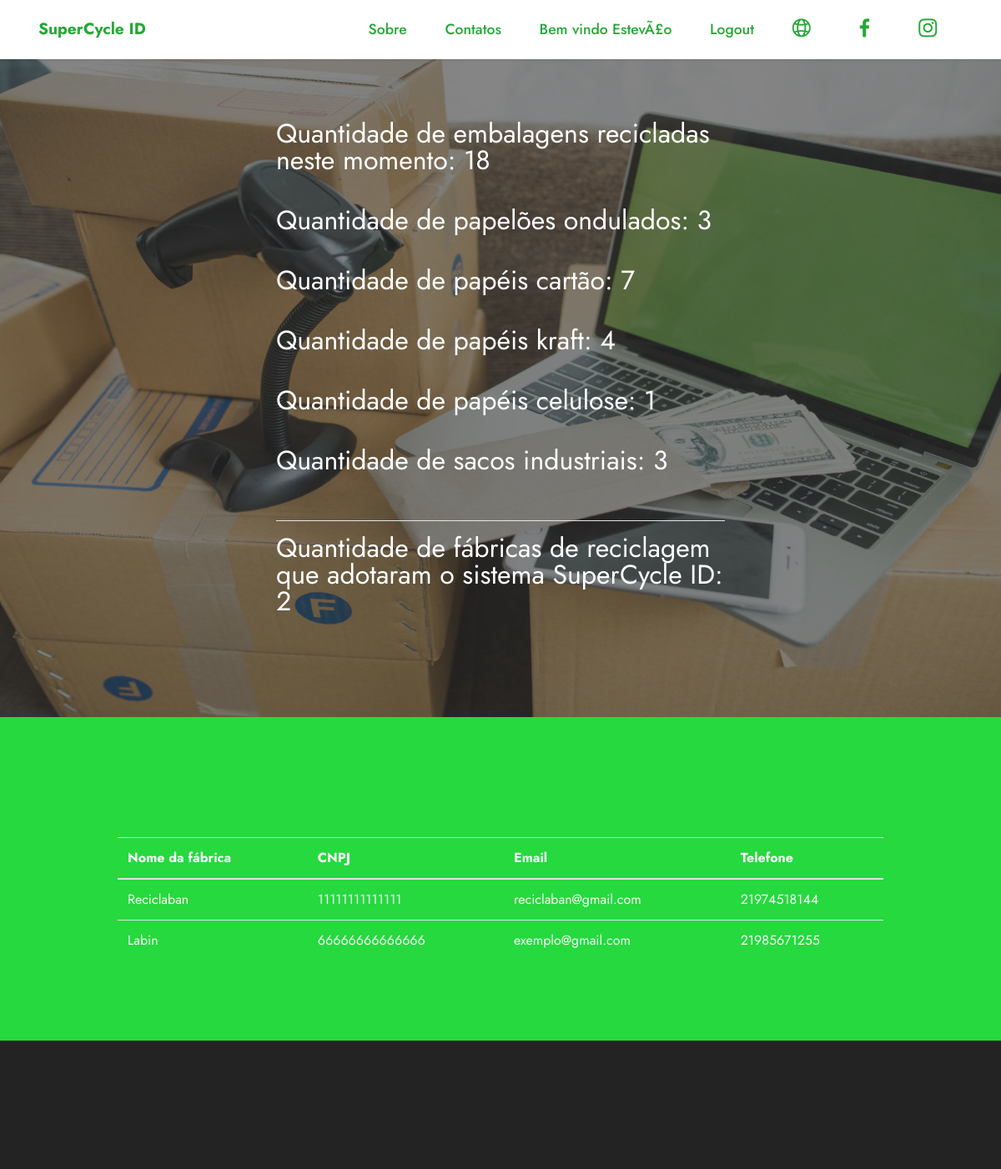
/painelAdmKlabin.php (signed in, upper part), run on an earlier commit of the app's database.
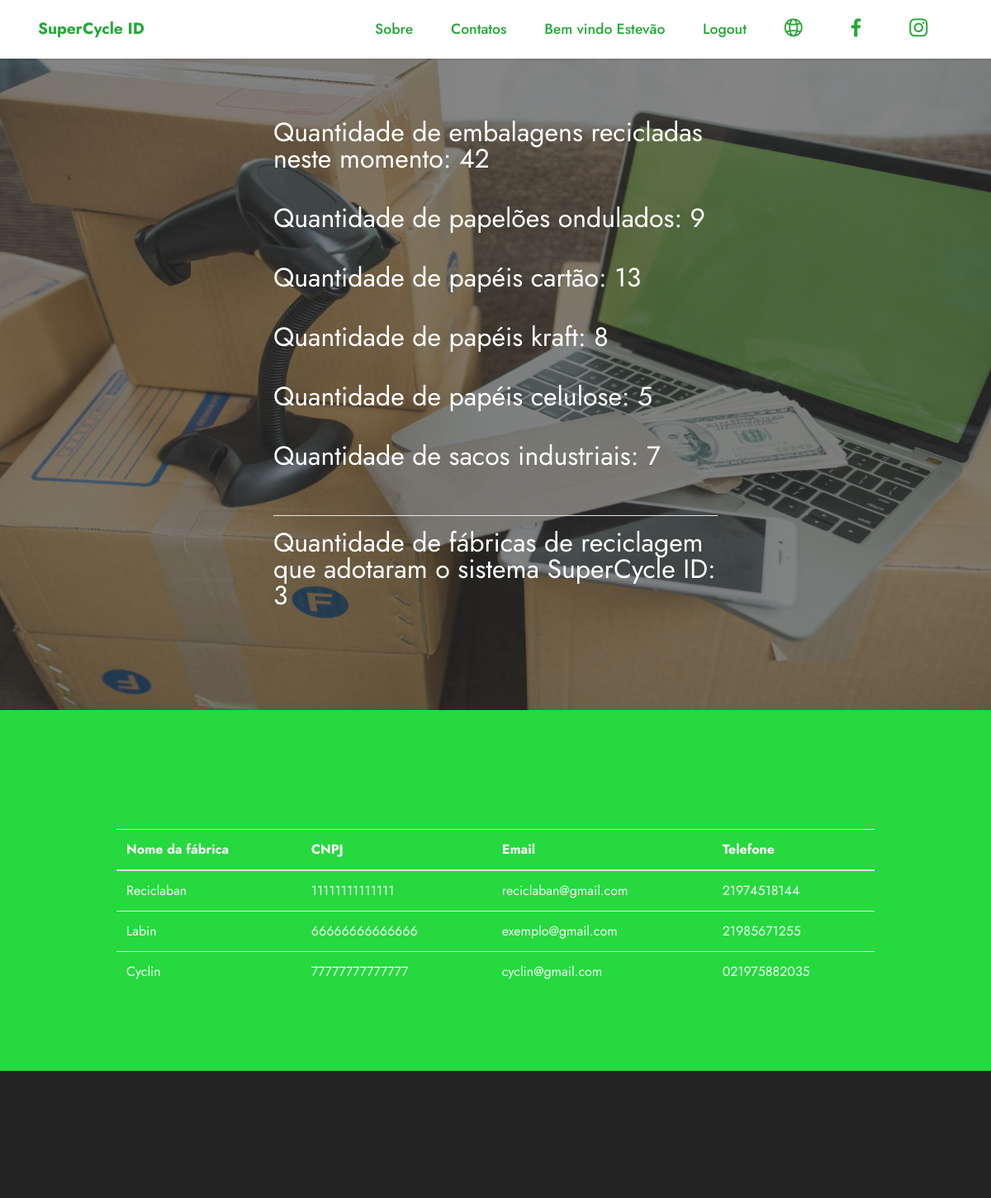
And on a later commit of the database.
### tables this page shows
CREATE TABLE `admklabin` (
  `Cpf` varchar(11) NOT NULL,
  `Nome` varchar(250) NOT NULL,
  `Senha` varchar(255) NOT NULL,
  `TokenValidacaoAdm` varchar(15) NOT NULL
);

CREATE TABLE `fabrecicladora` (
  `Cnpj` varchar(14) NOT NULL,
  `Nome` varchar(250) NOT NULL,
  `email` varchar(50) NOT NULL,
  `Cep` varchar(8) NOT NULL,
  `Tel` varchar(14) NOT NULL,
  `Senha` varchar(255) NOT NULL
);

### painelAdmKlabin.php (the view, shortened to what the changed rows need)
<?php
    require_once("conexao.php");
    $id = $_SESSION["id_usuario"];
    $ComandoSQL = "SELECT * FROM admklabin WHERE Cpf = '$id'";
    $Resultado = mysqli_query($Conex, $ComandoSQL);
    $Dados = mysqli_fetch_array($Resultado);
?>
<!DOCTYPE html>
<html lang="pt-br">
<head>
  <link rel="stylesheet" href="assets/web/assets/mobirise-icons2/mobirise2.css">
  <link rel="stylesheet" href="assets/web/assets/mobirise-icons-bold/mobirise-icons-bold.css">
  <link rel="stylesheet" href="assets/tether/tether.min.css">
  <link rel="stylesheet" href="assets/bootstrap/css/bootstrap.min.css">
  <link rel="stylesheet" href="assets/bootstrap/css/bootstrap-grid.min.css">
  <link rel="stylesheet" href="assets/bootstrap/css/bootstrap-reboot.min.css">
  <link rel="stylesheet" href="assets/dropdown/css/style.css">
  <link rel="stylesheet" href="assets/animatecss/animate.css">
  <link rel="stylesheet" href="assets/socicon/css/styles.css">
  <link rel="stylesheet" href="assets/theme/css/style.css">
  <link rel="preload" as="style" href="assets/mobirise/css/mbr-additional.css"><link rel="stylesheet" href="assets/mobirise/css/mbr-additional.css" type="text/css">
</head>
<body>
<section class="menu menu1 cid-sd2hsjFLPI" once="menu" id="menu1-l">
    <nav class="navbar navbar-dropdown navbar-fixed-top navbar-expand-lg">
        <div class="container">
            <div class="collapse navbar-collapse" id="navbarSupportedContent">
                <ul class="navbar-nav nav-dropdown nav-right" data-app-modern-menu="true"><li class="nav-item"><a class="nav-link link text-info text-primary display-4" href="index.php#Sobre">Sobre</a></li>
                    <li class="nav-item"><a class="nav-link link text-info text-primary display-4" href="painelFabrica.php"><?php echo "Bem vindo ".$Dados["Nome"];?></a>
                    </li>
                </ul>
            </div>
        </div>
    </nav>
</section>
<section class="header6 cid-scXFNtFDjb mbr-fullscreen mbr-parallax-background" id="header6-1">
    <div class="align-justify container">
        <div class="row justify-content-center">
            <div class="col-lg-6 col-md-6 col-md-12">
                <h2 class="mbr-section-title mbr-fonts-style mbr-white mb-3"><p>Quantidade de embalagens recicladas neste momento: <?php
                    require_once("conexao.php");
                    $ComandoSQL = "SELECT COUNT(*) as QntEmbalagem FROM smartembalagem";
                    $Resultado = mysqli_query($Conex,$ComandoSQL);
                    $Dados = mysqli_fetch_array($Resultado);
                    echo $Dados["QntEmbalagem"];
                ?></p></h2><br>
                <h2 class="mbr-section-title mbr-fonts-style mbr-white mb-3"><p>Quantidade de papelões ondulados: <?php
                    require_once("conexao.php");
                    $ComandoSQL = "SELECT COUNT(*) as QntPapelOndulado FROM smartembalagem WHERE TipoEmbalagem LIKE 'Papelao ondulado'";
                    $Resultado = mysqli_query($Conex, $ComandoSQL);
                    $Dados = mysqli_fetch_array($Resultado);
                    echo $Dados["QntPapelOndulado"];
                ?>
                </p>
                </h2><br>
                <h2 class="mbr-section-title mbr-fonts-style mbr-white mb-3"><p>Quantidade de papéis cartão: <?php
                    require_once("conexao.php");
                    $ComandoSQL = "SELECT COUNT(*) as QntPapelOndulado FROM smartembalagem WHERE TipoEmbalagem LIKE 'Papel cartao'";
                    $Resultado = mysqli_query($Conex, $ComandoSQL);
                    $Dados = mysqli_fetch_array($Resultado);
                    echo $Dados["QntPapelOndulado"];
                ?>
                </p>
                </h2><br>
                <h2 class="mbr-section-title mbr-fonts-style mbr-white mb-3"><p>Quantidade de papéis kraft: <?php
                    require_once("conexao.php");
                    $ComandoSQL = "SELECT COUNT(*) as QntPapelOndulado FROM smartembalagem WHERE TipoEmbalagem LIKE 'Papel kraft'";
                    $Resultado = mysqli_query($Conex, $ComandoSQL);
                    $Dados = mysqli_fetch_array($Resultado);
                    echo $Dados["QntPapelOndulado"];
                ?>
                </p>
                </h2><br>
                <h2 class="mbr-section-title mbr-fonts-style mbr-white mb-3"><p>Quantidade de papéis celulose: <?php
                    require_once("conexao.php");
                    $ComandoSQL = "SELECT COUNT(*) as QntPapelOndulado FROM smartembalagem WHERE TipoEmbalagem LIKE 'Papel celulose'";
                    $Resultado = mysqli_query($Conex, $ComandoSQL);
                    $Dados = mysqli_fetch_array($Resultado);
                    echo $Dados["QntPapelOndulado"];
                ?>
                </p>
                </h2><br>
                <h2 class="mbr-section-title mbr-fonts-style mbr-white mb-3"><p>Quantidade de sacos industriais: <?php
                    require_once("conexao.php");
                    $ComandoSQL = "SELECT COUNT(*) as QntPapelOndulado FROM smartembalagem WHERE TipoEmbalagem LIKE 'Saco industrial'";
                    $Resultado = mysqli_query($Conex, $ComandoSQL);
                    $Dados = mysqli_fetch_array($Resultado);
                    echo $Dados["QntPapelOndulado"];
                ?>
                </p>
                </h2><br>
                <h2 class="mbr-section-title mbr-fonts-style mbr-white mb-3"><p>Quantidade de fábricas de reciclagem que adotaram o sistema SuperCycle ID: <?php
                    require_once("conexao.php");
                    $ComandoSQL = "SELECT COUNT(*) as QntFabrica FROM fabrecicladora";
                    $Resultado = mysqli_query($Conex,$ComandoSQL);
                    $Dados = mysqli_fetch_array($Resultado);
                    echo $Dados["QntFabrica"];
                ?></p></h2><br>
            </div>
        </div>
    </div>
</section>
<section class="content5 cid-sd21lKEBOm" id="content5-7">
    <div class="container" id="CRUD">
        <div class="row justify-content-center">
            <div class="col-md-12 col-lg-10">
                <h2 class="align-center text-white"><strong>Pontos de reciclagem cadastrados</strong></h2><br>
                <table class="table text-white">
                    <thead class="">
                        <tr>
                        <th scope="col">Nome da fábrica</th>
                        <th scope="col">CNPJ</th>
                        <th scope="col">Email</th>
                        <th scope="col">Telefone</th>
                        </tr>
                    </thead>
                    <tbody>
                        <?php
                            require_once("conexao.php");
                            $ComandoSQL = "Select Nome, Cnpj, email, Tel From fabrecicladora";
                            $Resultado = mysqli_query($Conex, $ComandoSQL);
                            while ($Dado = $Resultado->fetch_assoc()) {
                                echo "<tr>";
                                echo "<td>".$Dado["Nome"]."</td>";
                                echo "<td>".$Dado["Cnpj"]."</td>";
                                echo "<td>".$Dado["email"]."</td>";
                                echo "<td>".$Dado["Tel"]."</td>";
                                echo "</tr>";
                            }
                        ?>
                    </tbody>
                </table>
            </div>
        </div>
    </div>
</section>
    </body>
</html>

What changed in the data, as far as the page shows it:
changed admklabin: Nome "EstevÃ£o" → "Estevão"
added fabrecicladora: Nome "Cyclin", Cnpj "77777777777777", email "cyclin@gmail.com", Tel "021975882035"
Also different on the page:
$Dados["QntEmbalagem"]: "18" → "42"
$Dados["QntPapelOndulado"]: "3" → "9"
$Dados["QntPapelOndulado"]: "7" → "13"
$Dados["QntPapelOndulado"]: "4" → "8"
$Dados["QntPapelOndulado"]: "1" → "5"
$Dados["QntPapelOndulado"]: "3" → "7"
$Dados["QntFabrica"]: "2" → "3"
